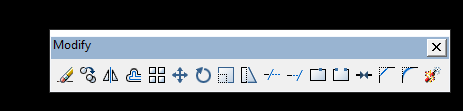
#> input picture 01/01.png, 463 x 111 px; its folder holds only this picture in this run
$ python anime_mt.py
#> lines starting #> are read from the running program, lines starting #| are printed output that depends on the picture; after the words box and inside, x2 and y2 are one past the last pixel; in counts of white or black regions, pixels touching at a corner belong together
from pathlib import Path
import cv2
import numpy as np

SRC = Path("01")
DST = Path("MT")
DST.mkdir(parents=True, exist_ok=True)

def anime_filter(path: Path, out: Path):
    img = cv2.imread(str(path), cv2.IMREAD_UNCHANGED)
#> img is the input picture: shape (111, 463, 4); mean B, G, R, A 108.3, 103, 98.1, 255
    if img is None:
        raise RuntimeError(f"Cannot read {path}")

    alpha = None
    if img.ndim == 3 and img.shape[2] == 4:
        alpha = img[:, :, 3]
#> alpha: shape (111, 463); every value is 255
        bgr = img[:, :, :3]
    elif img.ndim == 2:
        bgr = cv2.cvtColor(img, cv2.COLOR_GRAY2BGR)
    else:
        bgr = img

    # Smooth flat areas while keeping important edges.
    smooth = cv2.bilateralFilter(bgr, 9, 70, 70)

    # Gentle color quantization for a cel/anime-paint look.
    data = np.float32(smooth.reshape((-1, 3)))
    k = 12 if data.shape[0] > 3000 else 8
#> k = 12
    criteria = (cv2.TERM_CRITERIA_EPS + cv2.TERM_CRITERIA_MAX_ITER, 20, 1.0)
    _, labels, centers = cv2.kmeans(data, k, None, criteria, 2, cv2.KMEANS_PP_CENTERS)
#> centers = [[0.158, 0.155, 0.159], [240.4, 240, 239.6], [208.8, 180.1, 153.1], [128.2, 94.52, 63.38], [32.71, 30.52, 33.45], [55.8, 65.15, 204.6], [254.6, 254, 253.6], [203, 103.4, 5.01], [179, 135.5, 89.12], [34.15, 174.7, 213.9], [166.3, 162.6, 152.8], [231.5, 224.2, 215.5]]
    quant = centers[labels.flatten()].reshape(smooth.shape).astype(np.uint8)

    # Clean, dark line work.
    gray = cv2.cvtColor(smooth, cv2.COLOR_BGR2GRAY)
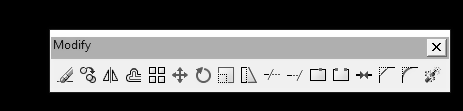
#> gray: shape (111, 463); min 0, max 255, mean 102
    gray = cv2.medianBlur(gray, 5)
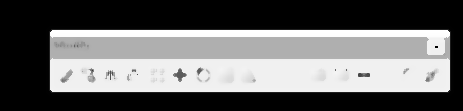
#> gray: shape (111, 463); min 0, max 255, mean 105.1
    edges = cv2.adaptiveThreshold(
        gray, 255, cv2.ADAPTIVE_THRESH_MEAN_C,
        cv2.THRESH_BINARY, 9, 4
    )
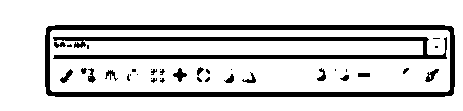
#> edges: shape (111, 463); 82.9% white; 38 black regions (21 under 20 px), largest, box (x1, y1, x2, y2) and area: (45, 25, 455, 97) 4644, (53, 37, 447, 59) 3206, (173, 68, 187, 82) 92
    edges = cv2.cvtColor(edges, cv2.COLOR_GRAY2BGR)

    result = cv2.bitwise_and(quant, edges)
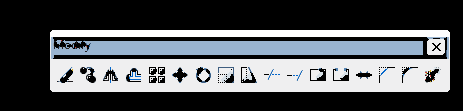
#> result: shape (111, 463, 3); mean B, G, R 91.5, 88.1, 85.1

    # Slightly richer anime-style color without destroying the original layout.
    hsv = cv2.cvtColor(result, cv2.COLOR_BGR2HSV).astype(np.float32)
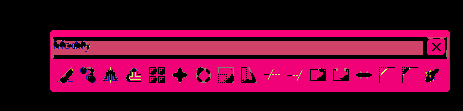
#> hsv: shape (111, 463, 3) float32; mean B, G, R 45.8, 8, 91.5
    hsv[:, :, 1] = np.clip(hsv[:, :, 1] * 1.18 + 3, 0, 255)
    hsv[:, :, 2] = np.clip(hsv[:, :, 2] * 1.04, 0, 255)
    result = cv2.cvtColor(hsv.astype(np.uint8), cv2.COLOR_HSV2BGR)

    if alpha is not None:
        result = np.dstack((result, alpha))
#> result: shape (111, 463, 4)

    cv2.imwrite(str(out), result, [cv2.IMWRITE_PNG_COMPRESSION, 3])

for src in sorted(SRC.glob("*.png")):
    dst = DST / src.name
    anime_filter(src, dst)
    print(f"processed: {src} -> {dst}")

# MT batch trigger

$ run again, on 01/06.png
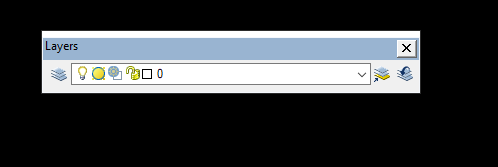
#> input picture 01/06.png, 498 x 167 px
#> in anime_filter, img is the input picture: shape (167, 498, 4); mean B, G, R, A 64.1, 61.7, 59, 255
#> alpha: shape (167, 498); every value is 255
#> centers = [[0.0663, 0.0619, 0.0675], [254.2, 254.1, 254], [179.8, 169, 147.2], [123.7, 121.9, 119], [61.28, 214.7, 228.1], [31.07, 30.03, 31.58], [241.3, 240.8, 240.4], [209, 180.3, 153.5], [111.5, 59.16, 26.72], [123.4, 203.8, 206.4], [188.1, 116.8, 40.31], [25.25, 142.6, 148.1]]
#> in anime_filter, `edges = cv2.adaptiveThreshold( gray, 255, cv2.ADAPTIVE_THRESH_MEAN_C, ..`:
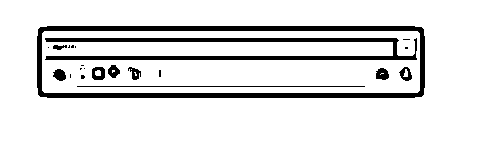
#> edges: shape (167, 498); 89.8% white; 22 black regions (12 under 20 px), largest, box (x1, y1, x2, y2) and area: (37, 26, 425, 98) 4424, (45, 38, 417, 60) 2985, (77, 86, 365, 87) 288
#> in anime_filter, `hsv = cv2.cvtColor(result, cv2.COLOR_BGR2HSV).astype(np.float32)`:
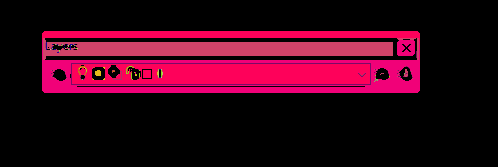
#> hsv: shape (167, 498, 3) float32; mean B, G, R 23.8, 4.6, 54

$ run again, on 01/07.png
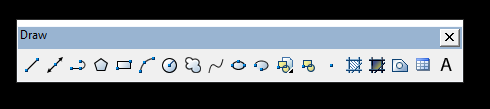
#> input picture 01/07.png, 490 x 109 px
#> in anime_filter, img is the input picture: shape (109, 490, 4); mean B, G, R, A 116.6, 110.8, 105.1, 255
#> alpha: shape (109, 490); every value is 255
#> centers = [[0.239, 0.191, 0.194], [240.3, 240, 239.7], [208.6, 179.9, 153], [109.6, 63.32, 17], [32.65, 31.39, 32.39], [137.9, 141.8, 138.5], [254.5, 253.9, 253.5], [170.6, 122.4, 84.17], [228.8, 218.4, 206.6], [225.5, 137.8, 0.275], [106.5, 97.53, 86.37], [151.8, 227.4, 229]]
#> in anime_filter, `edges = cv2.adaptiveThreshold( gray, 255, cv2.ADAPTIVE_THRESH_MEAN_C, ..`:
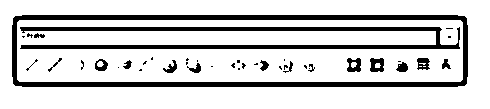
#> edges: shape (109, 490); 81.6% white; 41 black regions (25 under 20 px), largest, box (x1, y1, x2, y2) and area: (12, 15, 468, 87) 5104, (20, 27, 460, 49) 3533, (370, 58, 384, 72) 151
#> in anime_filter, `hsv = cv2.cvtColor(result, cv2.COLOR_BGR2HSV).astype(np.float32)`:
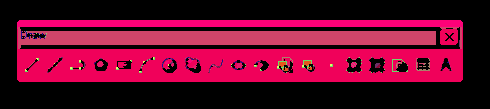
#> hsv: shape (109, 490, 3) float32; mean B, G, R 42.1, 9.3, 98.5
